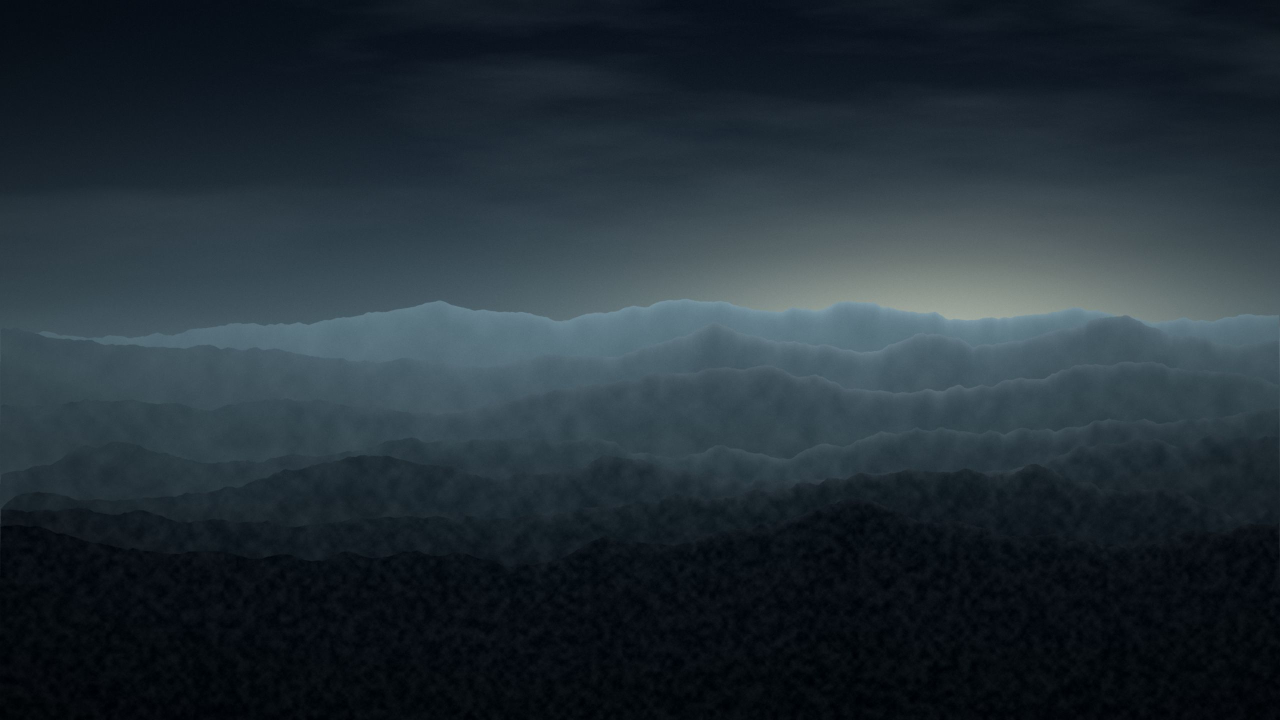
#> input picture src/assets/images/hero/hero-2560.jpg, 2560 x 1440 px (shown at 1/2 size)
$ python tone-about-image.py
#> lines starting #> are read from the running program, lines starting #| are printed output that depends on the picture
"""Tone the placeholder landscape (src/assets/images/hero/hero-2560.jpg) for the homepage Research Areas band.

Black-and-white with a faint navy cast: the picture is turned to greyscale, then mapped through a
black -> navy -> grey -> white ramp, so only the shadows carry the navy (#132433, the site accent).
The top edge fades to pure black so it joins the dark About section without a seam.
Usage: python3 scripts/tone-about-image.py   (writes public/images/about/misty-ridges-{960,1600,2560}.webp)
"""
from pathlib import Path
import numpy as np
from PIL import Image

ROOT = Path(__file__).resolve().parent.parent
SRC = ROOT / "src/assets/images/hero/hero-2560.jpg"
OUT = ROOT / "public/images/about"

# (position, colour): the navy sits in the darks, the lights are neutral
RAMP = [(0.00, (0, 0, 0)), (0.30, (19, 36, 51)), (0.62, (122, 130, 138)), (1.00, (255, 255, 255))]


def tone(im: Image.Image) -> Image.Image:
    a = np.asarray(im.convert("RGB"), float) / 255.0
    lum = 0.2126 * a[..., 0] + 0.7152 * a[..., 1] + 0.0722 * a[..., 2]
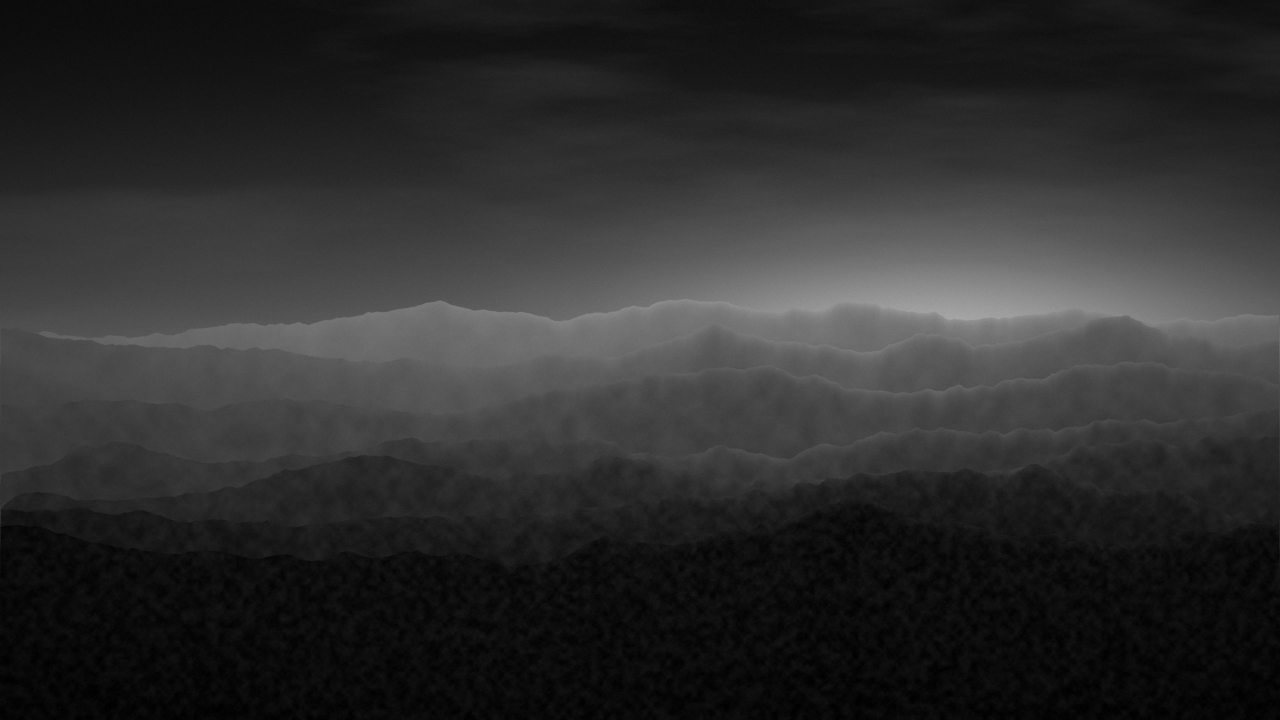
#> lum: shape (1440, 2560) float64 (shown at 1/2 size); min 0.00142, max 0.662, mean 0.179
    lum = np.clip((lum - 0.02) / 0.62, 0, 1) ** 0.8  # the source is very dark: stretch it a little
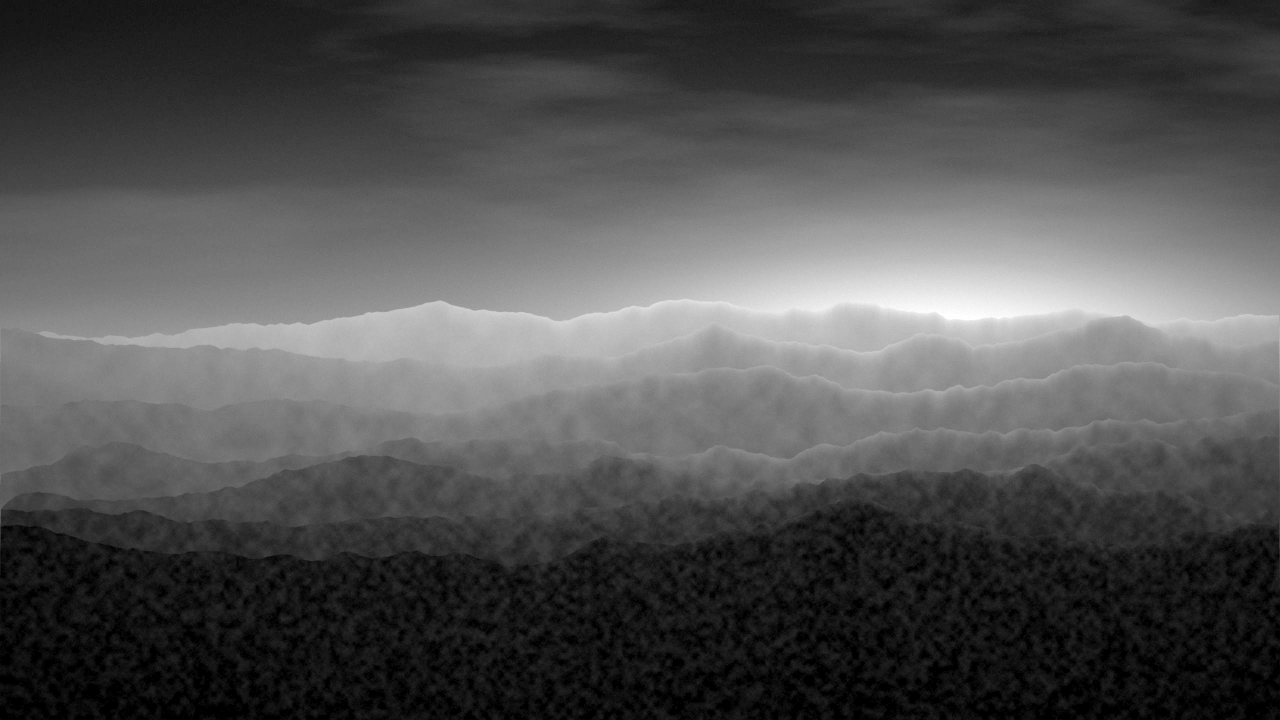
#> lum: shape (1440, 2560) float64 (shown at 1/2 size); min 0, max 1, mean 0.317
    xs = [p for p, _ in RAMP]
    out = np.stack([np.interp(lum, xs, [c[i] for _, c in RAMP]) for i in range(3)], axis=-1)
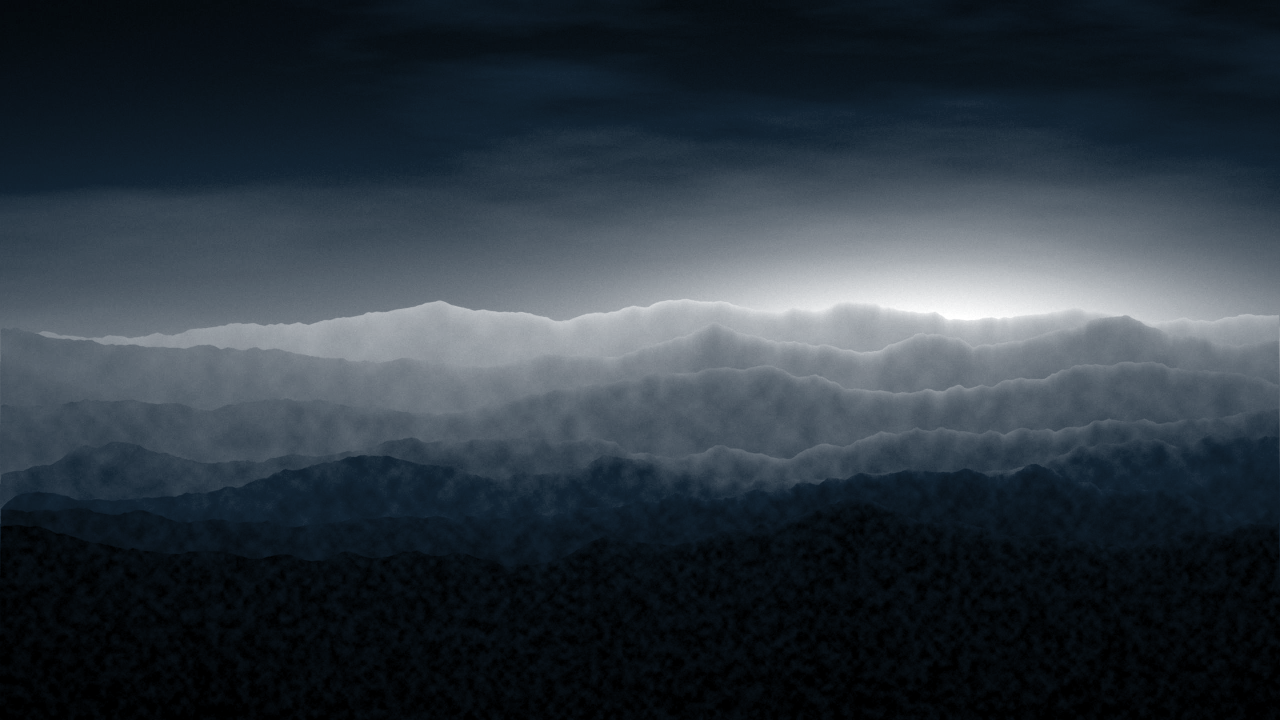
#> out: shape (1440, 2560, 3) float64 (shown at 1/2 size); mean of channels 0, 1, 2 46.9, 56.3, 64.8; drawn as R, G, B
    h = out.shape[0]
#> h = 1440
    y = np.linspace(0, 1, h)[:, None, None]
#> y = 1440 values from 0 to 1
    top = np.clip(y / 0.14, 0, 1)
#> top = 1440 values from 0 to 1
    out *= top * top * (3 - 2 * top)  # smoothstep: pure black at the very top
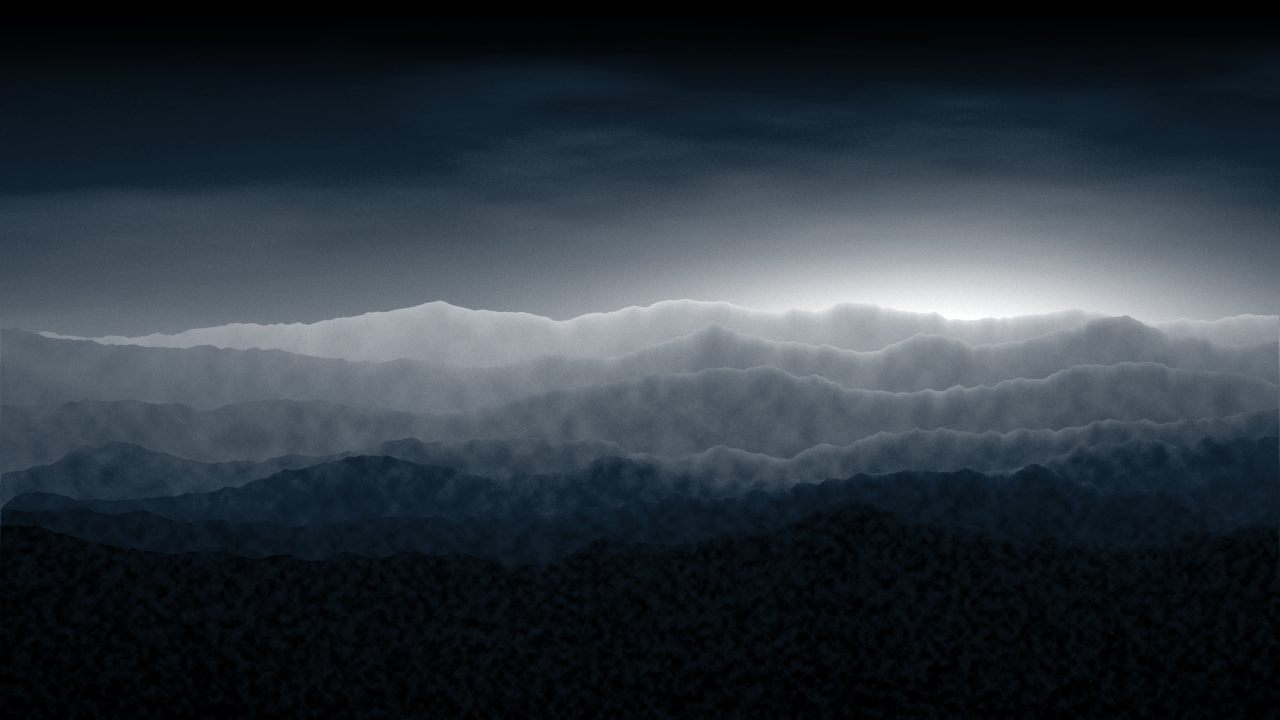
#> out: shape (1440, 2560, 3) float64 (shown at 1/2 size); mean of channels 0, 1, 2 46.3, 55.1, 63; drawn as R, G, B
    return Image.fromarray(np.clip(out, 0, 255).astype("uint8"), "RGB")


def main() -> None:
    big = tone(Image.open(SRC))
    OUT.mkdir(parents=True, exist_ok=True)
    for w in (960, 1600, 2560):
        img = big if w == big.width else big.resize((w, round(big.height * w / big.width)), Image.LANCZOS)
        img.save(OUT / f"misty-ridges-{w}.webp", quality=82, method=6)
        print("wrote", f"misty-ridges-{w}.webp", img.size)
#> this loop made 3 passes
#> pass 1, in main, `img = big if w == big.width else big.resize((w, round(big.height * w /..`:
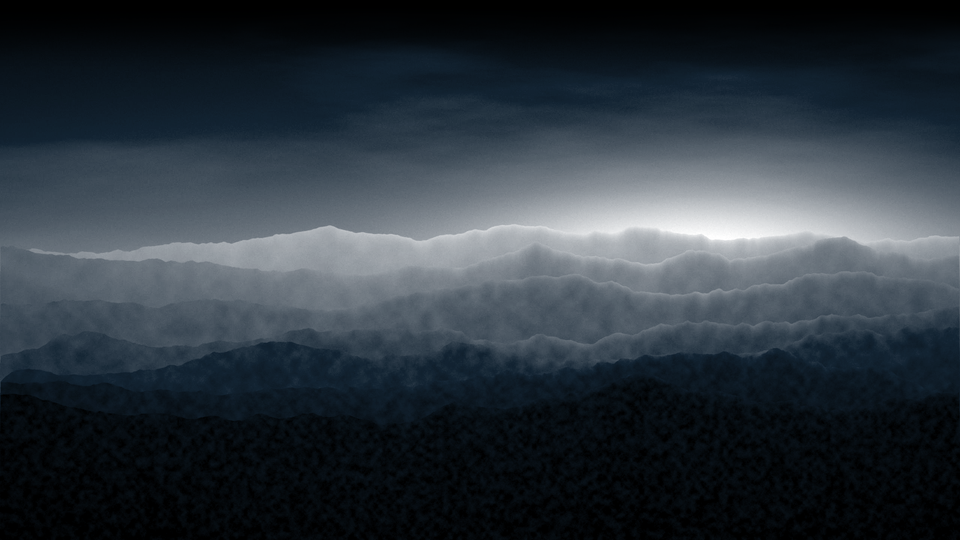
#> img: PIL image 960x540 RGB; mean R, G, B 45.8, 54.6, 62.6


if __name__ == "__main__":
    main()
